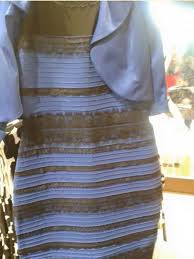
#> input picture images/thedress.jpeg, 194 x 259 px
$ python takeTwo.py
#> lines starting #> are read from the running program, lines starting #| are printed output that depends on the picture
import cv2
import numpy as np
import matplotlib.pyplot as plt
from PIL import Image

img = cv2.imread('images/thedress.jpeg')
#> img is the input picture: shape (259, 194, 3); mean B, G, R 139.8, 134.2, 135.3
plt.subplot(121),plt.imshow(img)
plt.show()
plt.clf()

R = img[:,:,0]
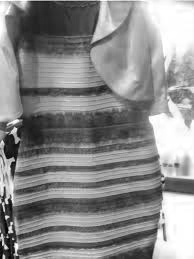
#> R: shape (259, 194); min 0, max 255, mean 139.8
G = img[:,:,1]
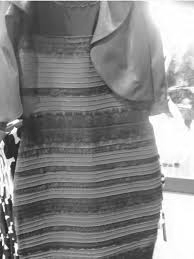
#> G: shape (259, 194); min 16, max 255, mean 134.2
B = img[:,:,2]
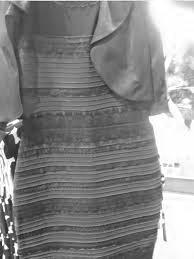
#> B: shape (259, 194); min 26, max 255, mean 135.3
# [4 lines of commented-out code are left out]
RGB_gaussian = np.zeros(img.shape)
RGB_gaussian[:,:,0]=R
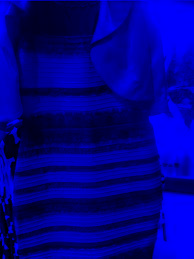
#> RGB_gaussian: shape (259, 194, 3) float64; mean of channels 0, 1, 2 139.8, 0, 0; drawn as B, G, R
RGB_gaussian[:,:,1]=G
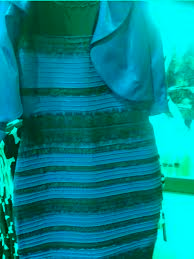
#> RGB_gaussian: shape (259, 194, 3) float64; mean of channels 0, 1, 2 139.8, 134.2, 0; drawn as B, G, R
RGB_gaussian[:,:,2]=B
img2 = Image.fromarray(RGB_gaussian, 'RGB')
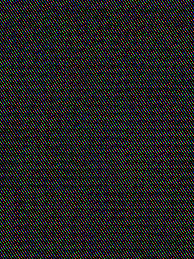
#> img2: PIL image 194x259 RGB; mean R, G, B 34, 34.3, 33.4
print(RGB_gaussian[0][0])
#| [254. 223. 208.]
print(img[0][0])
#| [254 223 208]
print(RGB_gaussian[5][5])
#| [224. 180. 156.]
print(type(img[5][5][0]))
#| <class 'numpy.uint8'>
print(type(RGB_gaussian[5][5][0]))
#| <class 'numpy.float64'>


plt.subplot(121),plt.imshow(img2)
plt.show()
